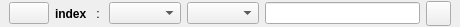
<?xml version="1.0" encoding="UTF-8"?>
<ui version="4.0">
 <class>DbcFilter</class>
 <widget class="QFrame" name="DbcFilter">
  <property name="geometry">
   <rect>
    <x>0</x>
    <y>0</y>
    <width>460</width>
    <height>27</height>
   </rect>
  </property>
  <property name="sizePolicy">
   <sizepolicy hsizetype="Fixed" vsizetype="Fixed">
    <horstretch>0</horstretch>
    <verstretch>0</verstretch>
   </sizepolicy>
  </property>
  <property name="minimumSize">
   <size>
    <width>460</width>
    <height>0</height>
   </size>
  </property>
  <property name="windowTitle">
   <string>Frame</string>
  </property>
  <property name="windowIcon">
   <iconset resource="gex.qrc">
    <normaloff>:/gex/icons/gex_application_48x48.png</normaloff>:/gex/icons/gex_application_48x48.png</iconset>
  </property>
  <property name="frameShape">
   <enum>QFrame::NoFrame</enum>
  </property>
  <property name="frameShadow">
   <enum>QFrame::Raised</enum>
  </property>
  <layout class="QHBoxLayout" name="horizontalLayout_2">
   <property name="spacing">
    <number>0</number>
   </property>
   <property name="margin">
    <number>0</number>
   </property>
   <item>
    <widget class="QFrame" name="frame">
     <property name="frameShape">
      <enum>QFrame::NoFrame</enum>
     </property>
     <property name="frameShadow">
      <enum>QFrame::Plain</enum>
     </property>
     <layout class="QHBoxLayout" name="horizontalLayout" stretch="0,0,0,0,0,1,0">
      <property name="topMargin">
       <number>0</number>
      </property>
      <property name="bottomMargin">
       <number>0</number>
      </property>
      <item>
       <widget class="QPushButton" name="pushButtonDelete">
        <property name="text">
         <string/>
        </property>
        <property name="icon">
         <iconset resource="gex.qrc">
          <normaloff>:/gex/icons/delete.ico</normaloff>:/gex/icons/delete.ico</iconset>
        </property>
        <property name="iconSize">
         <size>
          <width>10</width>
          <height>10</height>
         </size>
        </property>
       </widget>
      </item>
      <item>
       <widget class="QLabel" name="labelIndex">
        <property name="font">
         <font>
          <weight>75</weight>
          <bold>true</bold>
         </font>
        </property>
        <property name="frameShape">
         <enum>QFrame::NoFrame</enum>
        </property>
        <property name="frameShadow">
         <enum>QFrame::Plain</enum>
        </property>
        <property name="text">
         <string>index</string>
        </property>
       </widget>
      </item>
      <item>
       <widget class="QLabel" name="label">
        <property name="text">
         <string> : </string>
        </property>
       </widget>
      </item>
      <item>
       <widget class="QComboBox" name="comboBoxParamNumber"/>
      </item>
      <item>
       <widget class="QComboBox" name="comboBoxOperator"/>
      </item>
      <item>
       <widget class="QLineEdit" name="lineEditParamValue"/>
      </item>
      <item>
       <widget class="QPushButton" name="pushButtonAdd">
        <property name="maximumSize">
         <size>
          <width>25</width>
          <height>25</height>
         </size>
        </property>
        <property name="text">
         <string/>
        </property>
        <property name="icon">
         <iconset resource="gex.qrc">
          <normaloff>:/gex/icons/add.png</normaloff>:/gex/icons/add.png</iconset>
        </property>
        <property name="iconSize">
         <size>
          <width>10</width>
          <height>15</height>
         </size>
        </property>
       </widget>
      </item>
     </layout>
    </widget>
   </item>
  </layout>
 </widget>
 <resources>
  <include location="gex.qrc"/>
 </resources>
 <connections/>
</ui>
